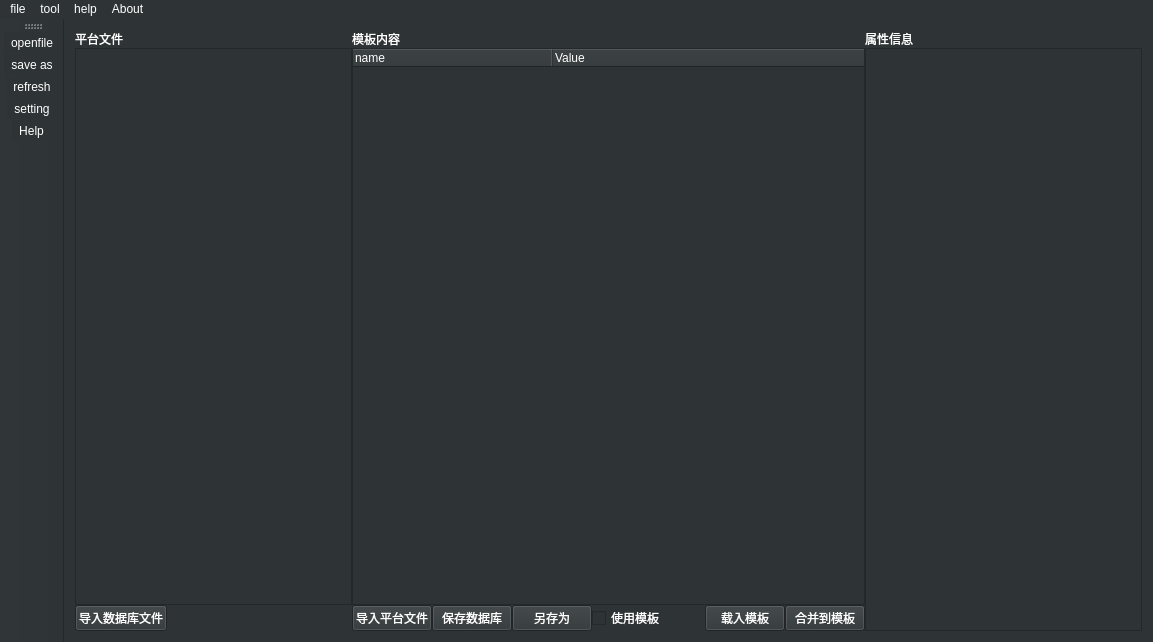
<?xml version="1.0" encoding="UTF-8"?>
<ui version="4.0">
 <class>platformclient</class>
 <widget class="QMainWindow" name="platformclient">
  <property name="geometry">
   <rect>
    <x>0</x>
    <y>0</y>
    <width>1153</width>
    <height>642</height>
   </rect>
  </property>
  <property name="windowTitle">
   <string>platformclient</string>
  </property>
  <property name="styleSheet">
   <string notr="true">background-color: rgb(46, 52, 54);
color: rgb(255, 255, 255);</string>
  </property>
  <widget class="QWidget" name="centralWidget">
   <layout class="QHBoxLayout" name="horizontalLayout_5">
    <item>
     <layout class="QHBoxLayout" name="horizontalLayout_2">
      <property name="spacing">
       <number>0</number>
      </property>
      <item>
       <layout class="QVBoxLayout" name="verticalLayout">
        <property name="spacing">
         <number>0</number>
        </property>
        <item>
         <widget class="QLabel" name="label">
          <property name="text">
           <string>平台文件</string>
          </property>
         </widget>
        </item>
        <item>
         <widget class="QListWidget" name="listWidget">
          <property name="minimumSize">
           <size>
            <width>100</width>
            <height>200</height>
           </size>
          </property>
          <property name="maximumSize">
           <size>
            <width>16777215</width>
            <height>16777215</height>
           </size>
          </property>
          <property name="font">
           <font>
            <pointsize>10</pointsize>
           </font>
          </property>
          <property name="contextMenuPolicy">
           <enum>Qt::CustomContextMenu</enum>
          </property>
          <property name="styleSheet">
           <string notr="true">selection-background-color: rgb(0, 85, 255);</string>
          </property>
          <property name="lineWidth">
           <number>0</number>
          </property>
          <property name="autoScrollMargin">
           <number>0</number>
          </property>
         </widget>
        </item>
        <item>
         <layout class="QHBoxLayout" name="horizontalLayout">
          <property name="spacing">
           <number>0</number>
          </property>
          <item>
           <widget class="QPushButton" name="pushButtonOpen_2">
            <property name="styleSheet">
             <string notr="true">selection-background-color: rgb(52, 101, 164);</string>
            </property>
            <property name="text">
             <string>导入数据库文件</string>
            </property>
           </widget>
          </item>
          <item>
           <spacer name="horizontalSpacer">
            <property name="orientation">
             <enum>Qt::Horizontal</enum>
            </property>
            <property name="sizeHint" stdset="0">
             <size>
              <width>40</width>
              <height>20</height>
             </size>
            </property>
           </spacer>
          </item>
         </layout>
        </item>
       </layout>
      </item>
      <item>
       <layout class="QVBoxLayout" name="verticalLayout_7">
        <property name="spacing">
         <number>0</number>
        </property>
        <item>
         <widget class="QLabel" name="label_3">
          <property name="text">
           <string>模板内容</string>
          </property>
         </widget>
        </item>
        <item>
         <layout class="QHBoxLayout" name="horizontalLayout_6">
          <property name="spacing">
           <number>0</number>
          </property>
          <item>
           <widget class="QTreeWidget" name="treeWidget_custom">
            <property name="minimumSize">
             <size>
              <width>500</width>
              <height>200</height>
             </size>
            </property>
            <property name="sizeIncrement">
             <size>
              <width>0</width>
              <height>300</height>
             </size>
            </property>
            <property name="font">
             <font>
              <pointsize>10</pointsize>
             </font>
            </property>
            <property name="mouseTracking">
             <bool>true</bool>
            </property>
            <property name="contextMenuPolicy">
             <enum>Qt::CustomContextMenu</enum>
            </property>
            <property name="styleSheet">
             <string notr="true">color: rgb(255, 255, 255);</string>
            </property>
            <property name="lineWidth">
             <number>0</number>
            </property>
            <property name="autoExpandDelay">
             <number>0</number>
            </property>
            <property name="columnCount">
             <number>2</number>
            </property>
            <attribute name="headerHighlightSections">
             <bool>false</bool>
            </attribute>
            <attribute name="headerMinimumSectionSize">
             <number>200</number>
            </attribute>
            <column>
             <property name="text">
              <string>name</string>
             </property>
            </column>
            <column>
             <property name="text">
              <string>Value</string>
             </property>
            </column>
           </widget>
          </item>
         </layout>
        </item>
        <item>
         <layout class="QHBoxLayout" name="horizontalLayout_3">
          <property name="spacing">
           <number>0</number>
          </property>
          <item>
           <widget class="QPushButton" name="pushButtonOpen">
            <property name="styleSheet">
             <string notr="true">selection-background-color: rgb(52, 101, 164);</string>
            </property>
            <property name="text">
             <string>导入平台文件</string>
            </property>
           </widget>
          </item>
          <item>
           <widget class="QPushButton" name="Cancel">
            <property name="styleSheet">
             <string notr="true">selection-background-color: rgb(52, 101, 164);</string>
            </property>
            <property name="text">
             <string>保存数据库</string>
            </property>
           </widget>
          </item>
          <item>
           <widget class="QPushButton" name="pushButtonASfile">
            <property name="styleSheet">
             <string notr="true">selection-background-color: rgb(52, 101, 164);</string>
            </property>
            <property name="text">
             <string>另存为</string>
            </property>
           </widget>
          </item>
          <item>
           <widget class="QCheckBox" name="checkBox">
            <property name="text">
             <string>使用模板</string>
            </property>
           </widget>
          </item>
          <item>
           <spacer name="horizontalSpacer_3">
            <property name="orientation">
             <enum>Qt::Horizontal</enum>
            </property>
            <property name="sizeHint" stdset="0">
             <size>
              <width>40</width>
              <height>20</height>
             </size>
            </property>
           </spacer>
          </item>
          <item>
           <widget class="QPushButton" name="pushButton">
            <property name="styleSheet">
             <string notr="true">selection-background-color: rgb(52, 101, 164);</string>
            </property>
            <property name="text">
             <string>载入模板</string>
            </property>
           </widget>
          </item>
          <item>
           <widget class="QPushButton" name="merge">
            <property name="styleSheet">
             <string notr="true">selection-background-color: rgb(52, 101, 164);</string>
            </property>
            <property name="text">
             <string>合并到模板</string>
            </property>
           </widget>
          </item>
         </layout>
        </item>
       </layout>
      </item>
      <item>
       <layout class="QVBoxLayout" name="verticalLayout_4">
        <property name="spacing">
         <number>0</number>
        </property>
        <item>
         <widget class="QLabel" name="label_2">
          <property name="styleSheet">
           <string notr="true">border-color: rgb(164, 0, 0);</string>
          </property>
          <property name="text">
           <string>属性信息</string>
          </property>
         </widget>
        </item>
        <item>
         <layout class="QVBoxLayout" name="verticalLayout_5">
          <property name="spacing">
           <number>0</number>
          </property>
          <item>
           <widget class="QTextEdit" name="valuemessage">
            <property name="minimumSize">
             <size>
              <width>0</width>
              <height>200</height>
             </size>
            </property>
            <property name="styleSheet">
             <string notr="true"/>
            </property>
           </widget>
          </item>
          <item>
           <layout class="QHBoxLayout" name="horizontalLayout_4">
            <property name="spacing">
             <number>0</number>
            </property>
           </layout>
          </item>
         </layout>
        </item>
       </layout>
      </item>
     </layout>
    </item>
   </layout>
  </widget>
  <widget class="QMenuBar" name="menuBar">
   <property name="geometry">
    <rect>
     <x>0</x>
     <y>0</y>
     <width>1153</width>
     <height>23</height>
    </rect>
   </property>
   <widget class="QMenu" name="menufile">
    <property name="title">
     <string>file</string>
    </property>
   </widget>
   <widget class="QMenu" name="menutool">
    <property name="title">
     <string>tool</string>
    </property>
   </widget>
   <widget class="QMenu" name="menuhelp">
    <property name="title">
     <string>help</string>
    </property>
   </widget>
   <widget class="QMenu" name="menuAbout">
    <property name="title">
     <string>About</string>
    </property>
   </widget>
   <addaction name="menufile"/>
   <addaction name="menutool"/>
   <addaction name="menuhelp"/>
   <addaction name="menuAbout"/>
  </widget>
  <widget class="QToolBar" name="toolBar">
   <property name="windowTitle">
    <string>toolBar</string>
   </property>
   <attribute name="toolBarArea">
    <enum>LeftToolBarArea</enum>
   </attribute>
   <attribute name="toolBarBreak">
    <bool>false</bool>
   </attribute>
   <addaction name="openfile"/>
   <addaction name="save_as"/>
   <addaction name="refresh"/>
   <addaction name="setting"/>
   <addaction name="Help"/>
  </widget>
  <action name="openfile">
   <property name="icon">
    <iconset resource="platformclient.qrc">
     <normaloff>:/new/prefix1/ICO/openfile.png</normaloff>:/new/prefix1/ICO/openfile.png</iconset>
   </property>
   <property name="text">
    <string>openfile</string>
   </property>
   <property name="toolTip">
    <string>打开文件</string>
   </property>
  </action>
  <action name="save_as">
   <property name="icon">
    <iconset resource="platformclient.qrc">
     <normaloff>:/new/prefix1/ICO/save.png</normaloff>:/new/prefix1/ICO/save.png</iconset>
   </property>
   <property name="text">
    <string>save as</string>
   </property>
   <property name="toolTip">
    <string>save as</string>
   </property>
  </action>
  <action name="refresh">
   <property name="icon">
    <iconset resource="platformclient.qrc">
     <normaloff>:/new/prefix1/ICO/refresh.png</normaloff>:/new/prefix1/ICO/refresh.png</iconset>
   </property>
   <property name="text">
    <string>refresh</string>
   </property>
  </action>
  <action name="setting">
   <property name="icon">
    <iconset resource="platformclient.qrc">
     <normaloff>:/new/prefix1/ICO/setting.png</normaloff>:/new/prefix1/ICO/setting.png</iconset>
   </property>
   <property name="text">
    <string>setting</string>
   </property>
   <property name="toolTip">
    <string>setting</string>
   </property>
  </action>
  <action name="Help">
   <property name="icon">
    <iconset resource="platformclient.qrc">
     <normaloff>:/new/prefix1/ICO/help.png</normaloff>:/new/prefix1/ICO/help.png</iconset>
   </property>
   <property name="text">
    <string>Help</string>
   </property>
   <property name="toolTip">
    <string>Help</string>
   </property>
  </action>
 </widget>
 <layoutdefault spacing="6" margin="11"/>
 <resources>
  <include location="platformclient.qrc"/>
 </resources>
 <connections/>
</ui>
